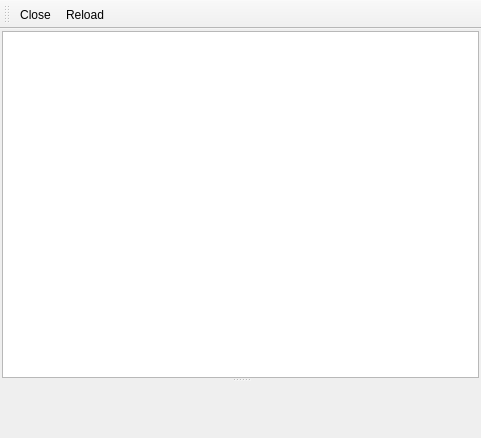
<ui version="4.0" >
 <class>MainWindow</class>
 <widget class="QMainWindow" name="MainWindow" >
  <property name="geometry" >
   <rect>
    <x>0</x>
    <y>0</y>
    <width>481</width>
    <height>438</height>
   </rect>
  </property>
  <property name="windowTitle" >
   <string>hg FileViewer</string>
  </property>
  <widget class="QWidget" name="centralwidget" >
   <property name="geometry" >
    <rect>
     <x>0</x>
     <y>33</y>
     <width>481</width>
     <height>405</height>
    </rect>
   </property>
   <layout class="QVBoxLayout" name="verticalLayout" >
    <property name="margin" >
     <number>2</number>
    </property>
    <item>
     <widget class="QSplitter" name="splitter" >
      <property name="orientation" >
       <enum>Qt::Vertical</enum>
      </property>
      <widget class="HgRepoView" name="repoview" >
       <property name="alternatingRowColors" >
        <bool>true</bool>
       </property>
       <property name="selectionMode" >
        <enum>QAbstractItemView::SingleSelection</enum>
       </property>
       <property name="selectionBehavior" >
        <enum>QAbstractItemView::SelectRows</enum>
       </property>
       <property name="showGrid" >
        <bool>false</bool>
       </property>
       <property name="gridStyle" >
        <enum>Qt::NoPen</enum>
       </property>
      </widget>
      <widget class="HgFileView" native="1" name="textView" />
     </widget>
    </item>
   </layout>
  </widget>
  <widget class="QToolBar" name="toolBar_edit" >
   <property name="geometry" >
    <rect>
     <x>0</x>
     <y>0</y>
     <width>481</width>
     <height>33</height>
    </rect>
   </property>
   <property name="windowTitle" >
    <string>toolBar</string>
   </property>
   <attribute name="toolBarArea" >
    <enum>TopToolBarArea</enum>
   </attribute>
   <attribute name="toolBarBreak" >
    <bool>false</bool>
   </attribute>
   <addaction name="actionClose" />
   <addaction name="actionReload" />
  </widget>
  <action name="actionClose" >
   <property name="text" >
    <string>Close</string>
   </property>
   <property name="shortcut" >
    <string>Ctrl+Q</string>
   </property>
  </action>
  <action name="actionReload" >
   <property name="text" >
    <string>Reload</string>
   </property>
   <property name="shortcut" >
    <string>Ctrl+R</string>
   </property>
  </action>
 </widget>
 <customwidgets>
  <customwidget>
   <class>HgRepoView</class>
   <extends>QTableView</extends>
   <header>repoview.h</header>
  </customwidget>
  <customwidget>
   <class>HgFileView</class>
   <extends>QWidget</extends>
   <header>fileview.h</header>
   <container>1</container>
  </customwidget>
 </customwidgets>
 <resources/>
 <connections/>
</ui>
